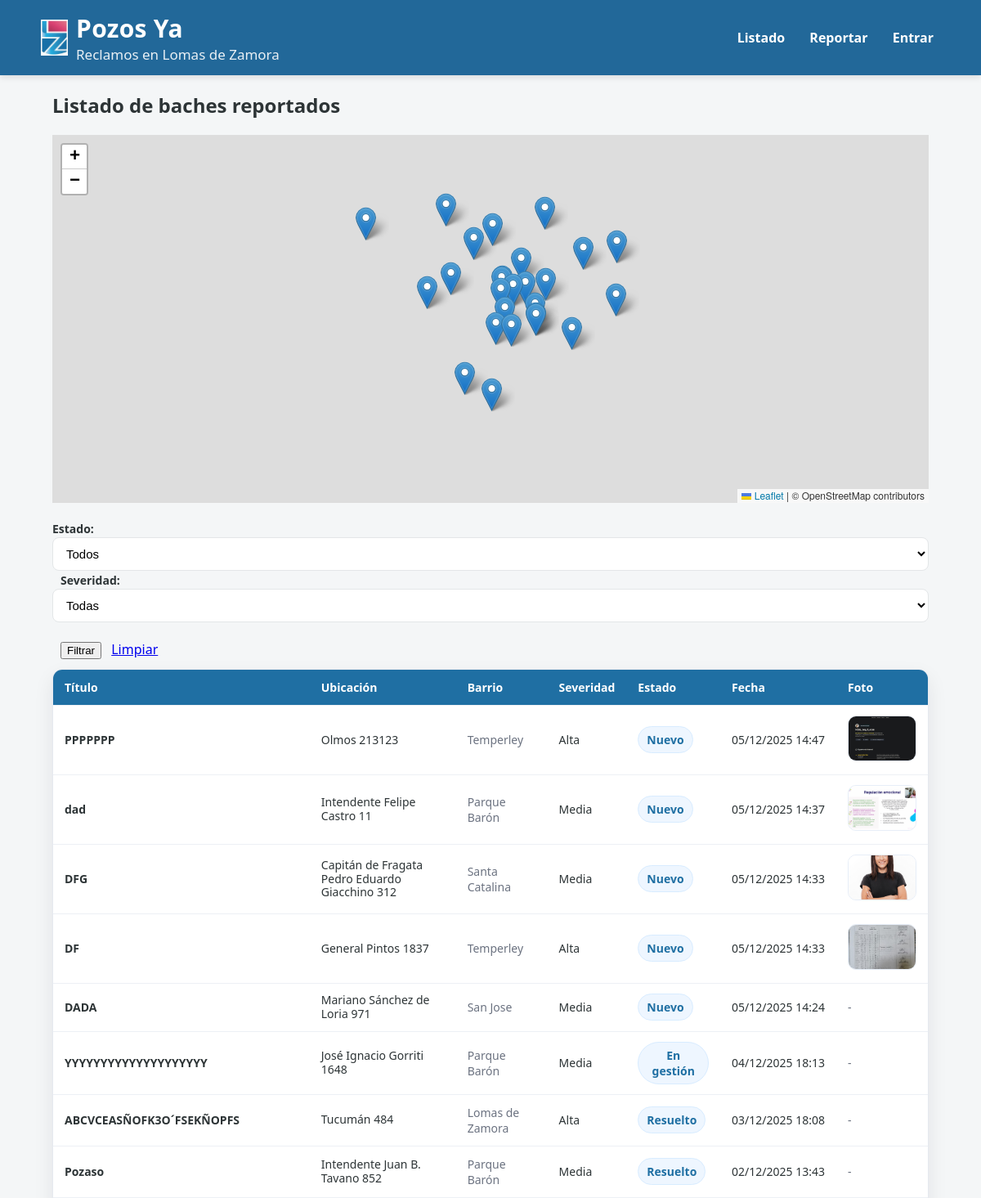
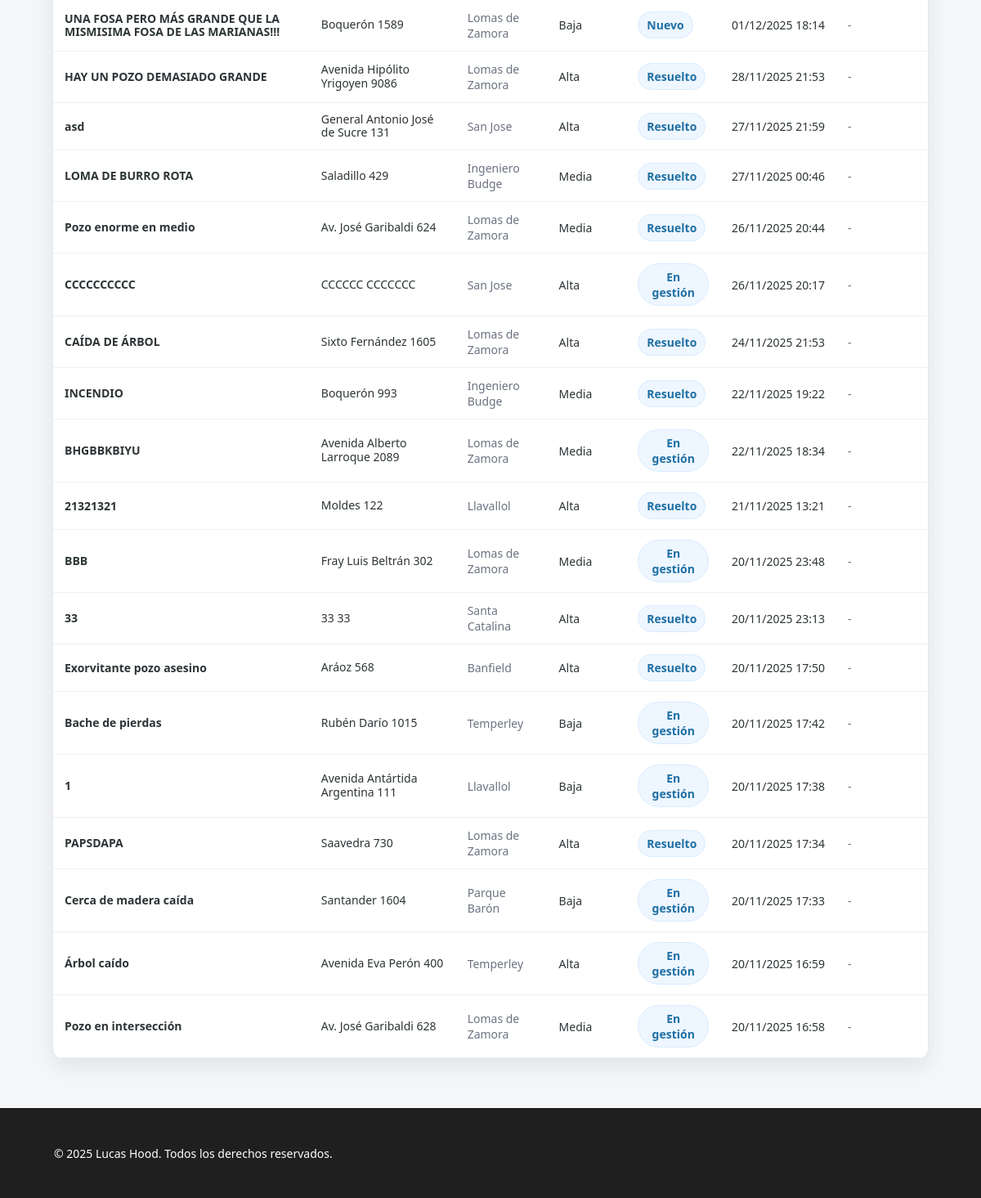
/listado/, run on the app's committed database (2 pictures, top to bottom).
### baches/models.py (models this page shows, shortened)
class Bache(models.Model):
    SEVERIDAD_CHOICES = [
        ('baja', 'Baja'),
        ('media', 'Media'),
        ('alta', 'Alta'),
    ]
    ESTADO_CHOICES = [
        ('nuevo', 'Nuevo'),
        ('en_gestion', 'En gestión'),
        ('resuelto', 'Resuelto'),
    ]
    vecino = models.ForeignKey(User, on_delete=models.SET_NULL, null=True, blank=True)
    titulo = models.CharField(max_length=100)
    descripcion = models.TextField(blank=True)
    calle = models.CharField(max_length=150)
    altura = models.CharField(max_length=20, blank=True)
    barrio = models.CharField(max_length=100, blank=True)
    severidad = models.CharField(max_length=10, choices=SEVERIDAD_CHOICES, default='media')
    estado = models.CharField(max_length=15, choices=ESTADO_CHOICES, default='nuevo')
    latitud = models.FloatField(null=True, blank=True)
    longitud = models.FloatField(null=True, blank=True)
    imagen = models.ImageField(upload_to="baches/", null=True, blank=True)
    upvotes = models.ManyToManyField(User, related_name="baches_votados", blank=True)
    fecha_creacion = models.DateTimeField(auto_now_add=True)
    fecha_actualizacion = models.DateTimeField(auto_now=True)
    fecha_resolucion = models.DateTimeField(null=True, blank=True)
    comentario_municipio = models.TextField(blank=True)

class ImagenBache(models.Model):
    bache = models.ForeignKey(Bache, related_name="imagenes", on_delete=models.CASCADE)
    imagen = models.ImageField(upload_to="baches/")
    creado_en = models.DateTimeField(auto_now_add=True)

### baches/views.py (the view)
# urls.py: path("listado/", baches_views.lista_baches, name="lista_baches"),
def lista_baches(request):
    estado = request.GET.get("estado", "")
    severidad = request.GET.get("severidad", "")
    mios = request.GET.get("mios", "")
    baches_qs = Bache.objects.all().order_by("-fecha_creacion")
    if estado:
        baches_qs = baches_qs.filter(estado=estado)
    if severidad:
        baches_qs = baches_qs.filter(severidad=severidad)
    if mios and request.user.is_authenticated:
        baches_qs = baches_qs.filter(vecino=request.user)
    baches = baches_qs
    baches_con_coords = (
        baches_qs
        .exclude(latitud__isnull=True)
        .exclude(longitud__isnull=True)
    )
    baches_data = [
        {
            "id": b.id,
            "titulo": b.titulo,
            "latitud": b.latitud,
            "longitud": b.longitud,
            "severidad": b.severidad,
            "estado": b.estado,
            "imagen_url": b.imagen.url if b.imagen else None,
        }
        for b in baches_con_coords
    ]
    return render(
        request,
        "baches/lista_baches.html",
        {
            "baches": baches,
            "baches_data": baches_data,
            "estado_actual": estado,
            "severidad_actual": severidad,
            "mios_actual": mios,
        }
    )

### baches/context_processors.py (called while the page is built)
def notificaciones_no_leidas(request):
    if request.user.is_authenticated:
        count = Notificacion.objects.filter(destinatario=request.user, leida=False).count()
        return {"notifs_no_leidas": count}
    return {"notifs_no_leidas": 0}

### templates/baches/lista_baches.html (shortened to what this page needs)
{% extends 'base.html' %}
{% block content %}
<h2>Listado de baches reportados</h2>
<div id="map-lista" style="height: 450px; margin-bottom: 20px;"></div>
<form method="get" style="margin-bottom: 12px;">
    <label for="estado">Estado:</label>
    <select name="estado" id="estado">
        <option value="">Todos</option>
    </select>
    <label for="severidad" style="margin-left: 10px;">Severidad:</label>
    <select name="severidad" id="severidad">
        <option value="">Todas</option>
    </select>
    <br>
    <br>
    <button type="submit" style="margin-left: 10px;">Filtrar</button>
    <a href="{% url 'lista_baches' %}" style="margin-left: 8px;">Limpiar</a>
</form>
<div class="pm-table-card">
  <div class="pm-table-scroll">
    <table class="pm-table">
      <thead>
        <tr>
          <th>Título</th>
          <th>Ubicación</th>
          <th>Barrio</th>
          <th>Severidad</th>
          <th>Estado</th>
          <th>Fecha</th>
          <th>Foto</th>
        </tr>
      </thead>
      <tbody>
        {% for b in baches %}
          <tr id="bache-row-{{ b.id }}">
            <td class="pm-col-title">
              <div class="pm-title-cell">
                <a href="{% url 'detalle_bache' b.id %}">{{ b.titulo }}</a>
              </div>
            </td>
            <td class="pm-col-ubi">
              <div class="pm-ubi-cell">
                {{ b.calle }} {{ b.altura }}
              </div>
            </td>
            <td><span class="pm-muted">{{ b.barrio }}</span></td>
            <td>{{ b.get_severidad_display }}</td>
            <td>
              <span class="pm-pill">{{ b.get_estado_display }}</span>
            </td>
            <td class="pm-nowrap">{{ b.fecha_creacion|date:"d/m/Y H:i" }}</td>
            <td>
              {% with img=b.imagenes.first %}
                {% if img %}
                  <img class="lb-thumb" src="{{ img.imagen.url }}" alt="Foto bache">
                {% else %}
                  <span class="pm-muted">-</span>
                {% endif %}
              {% endwith %}
            </td>
          </tr>
        {% endfor %}
      </tbody>
    </table>
  </div>
</div>
{% endblock %}

### baches/static/baches/css/styles.css (style rules this page uses)
:root { --verde-oscuro:#0a6b3c; --verde-claro:#2fa866; --gris-fondo:#f4f6f7; --gris-texto:#2d3436; --borde:#e3e6e8; }
* { box-sizing:border-box; }
body { margin:0; font-family: system-ui, -apple-system, Segoe UI, Roboto, Arial, sans-serif; background: var(--gris-fondo); color: var(--gris-texto); }
label { font-weight:600; font-size:14px; }
input, select, textarea { width:100%; padding:10px 12px; border:1px solid var(--borde); border-radius:8px; font-size:15px; outline:none; background:#fff; }
.lb-thumb { width: 84px; height: 56px; object-fit: cover; border-radius: 10px; border: 1px solid #e7eef8; }
.pm-table td a { color: inherit; text-decoration: none; font-weight: 700; }
.pm-table-card { background: #fff; border: 1px solid #e6e9ef; border-radius: 12px; overflow: hidden; box-shadow: 0 10px 25px rgba(16, 24, 40, 0.08); }
.pm-table-scroll { overflow-x: auto; }
.pm-table { width: 100%; border-collapse: collapse; min-width: 980px; }
.pm-table thead { background: #1f6fa3; color: #fff; }
.pm-table th, .pm-table td { padding: 12px 14px; border-bottom: 1px solid #edf0f5; vertical-align: middle; text-align: left; font-size: 14px; }
.pm-nowrap { white-space: nowrap; }
.pm-muted { color: #6b7280; }
.pm-title-cell { font-weight: 700; line-height: 1.1; }
.pm-ubi-cell { line-height: 1.2; }
.pm-pill { display: inline-block; min-width: 34px; text-align: center; padding: 6px 10px; border-radius: 999px; background: #eef6ff; color: #1f6fa3; font-weight: 800; border: 1px solid #d8ecff; }

### data on the page
Bache: titulo "PPPPPPP", calle "Olmos", altura "213123", barrio "Temperley", severidad "Alta", estado "Nuevo", fecha_creacion "05/12/2025 14:47", imagenes.first.imagen (picture)
Bache: titulo "dad", calle "Intendente Felipe Castro", altura "11", barrio "Parque Barón", severidad "Media", estado "Nuevo", fecha_creacion "05/12/2025 14:37", imagenes.first.imagen (picture)
Bache: titulo "DFG", calle "Capitán de Fragata Pedro Eduardo Giacchino", altura "312", barrio "Santa Catalina", severidad "Media", estado "Nuevo", fecha_creacion "05/12/2025 14:33", imagenes.first.imagen (picture)
Bache: titulo "DF", calle "General Pintos", altura "1837", barrio "Temperley", severidad "Alta", estado "Nuevo", fecha_creacion "05/12/2025 14:33", imagenes.first.imagen (picture)
Bache: titulo "DADA", calle "Mariano Sánchez de Loria", altura "971", barrio "San Jose", severidad "Media", estado "Nuevo", fecha_creacion "05/12/2025 14:24"
Bache: titulo "YYYYYYYYYYYYYYYYYYYY", calle "José Ignacio Gorriti", altura "1648", barrio "Parque Barón", severidad "Media", estado "En gestión", fecha_creacion "04/12/2025 18:13"
Bache: titulo "ABCVCEASÑOFK3O´FSEKÑOPFS", calle "Tucumán", altura "484", barrio "Lomas de Zamora", severidad "Alta", estado "Resuelto", fecha_creacion "03/12/2025 18:08"
Bache: titulo "Pozaso", calle "Intendente Juan B. Tavano", altura "852", barrio "Parque Barón", severidad "Media", estado "Resuelto", fecha_creacion "02/12/2025 13:43"
Bache: titulo "UNA FOSA PERO MÁS GRANDE QUE LA MISMISIMA FOSA DE LAS MARIANAS!!!", calle "Boquerón", altura "1589", barrio "Lomas de Zamora", severidad "Baja", estado "Nuevo", fecha_creacion "01/12/2025 18:14"
Bache: titulo "HAY UN POZO DEMASIADO GRANDE", calle "Avenida Hipólito Yrigoyen", altura "9086", barrio "Lomas de Zamora", severidad "Alta", estado "Resuelto", fecha_creacion "28/11/2025 21:53"
Bache: titulo "asd", calle "General Antonio José de Sucre", altura "131", barrio "San Jose", severidad "Alta", estado "Resuelto", fecha_creacion "27/11/2025 21:59"
Bache: titulo "LOMA DE BURRO ROTA", calle "Saladillo", altura "429", barrio "Ingeniero Budge", severidad "Media", estado "Resuelto", fecha_creacion "27/11/2025 00:46"
Bache: titulo "Pozo enorme en medio", calle "Av. José Garibaldi", altura "624", barrio "Lomas de Zamora", severidad "Media", estado "Resuelto", fecha_creacion "26/11/2025 20:44"
Bache: titulo "CCCCCCCCCC", calle "CCCCCC", altura "CCCCCCC", barrio "San Jose", severidad "Alta", estado "En gestión", fecha_creacion "26/11/2025 20:17"
Bache: titulo "CAÍDA DE ÁRBOL", calle "Sixto Fernández", altura "1605", barrio "Lomas de Zamora", severidad "Alta", estado "Resuelto", fecha_creacion "24/11/2025 21:53"
Bache: titulo "INCENDIO", calle "Boquerón", altura "993", barrio "Ingeniero Budge", severidad "Media", estado "Resuelto", fecha_creacion "22/11/2025 19:22"
Bache: titulo "BHGBBKBIYU", calle "Avenida Alberto Larroque", altura "2089", barrio "Lomas de Zamora", severidad "Media", estado "En gestión", fecha_creacion "22/11/2025 18:34"
Bache: titulo "21321321", calle "Moldes", altura "122", barrio "Llavallol", severidad "Alta", estado "Resuelto", fecha_creacion "21/11/2025 13:21"
Bache: titulo "BBB", calle "Fray Luis Beltrán", altura "302", barrio "Lomas de Zamora", severidad "Media", estado "En gestión", fecha_creacion "20/11/2025 23:48"
Bache: titulo "33", calle "33", altura "33", barrio "Santa Catalina", severidad "Alta", estado "Resuelto", fecha_creacion "20/11/2025 23:13"
Bache: titulo "Exorvitante pozo asesino", calle "Aráoz", altura "568", barrio "Banfield", severidad "Alta", estado "Resuelto", fecha_creacion "20/11/2025 17:50"
Bache: titulo "Bache de pierdas", calle "Rubén Darío", altura "1015", barrio "Temperley", severidad "Baja", estado "En gestión", fecha_creacion "20/11/2025 17:42"
Bache: titulo "1", calle "Avenida Antártida Argentina", altura "111", barrio "Llavallol", severidad "Baja", estado "En gestión", fecha_creacion "20/11/2025 17:38"
Bache: titulo "PAPSDAPA", calle "Saavedra", altura "730", barrio "Lomas de Zamora", severidad "Alta", estado "Resuelto", fecha_creacion "20/11/2025 17:34"
Bache: titulo "Cerca de madera caída", calle "Santander", altura "1604", barrio "Parque Barón", severidad "Baja", estado "En gestión", fecha_creacion "20/11/2025 17:33"
Bache: titulo "Árbol caído", calle "Avenida Eva Perón", altura "400", barrio "Temperley", severidad "Alta", estado "En gestión", fecha_creacion "20/11/2025 16:59"
Bache: titulo "Pozo en intersección", calle "Av. José Garibaldi", altura "628", barrio "Lomas de Zamora", severidad "Media", estado "En gestión", fecha_creacion "20/11/2025 16:58"
